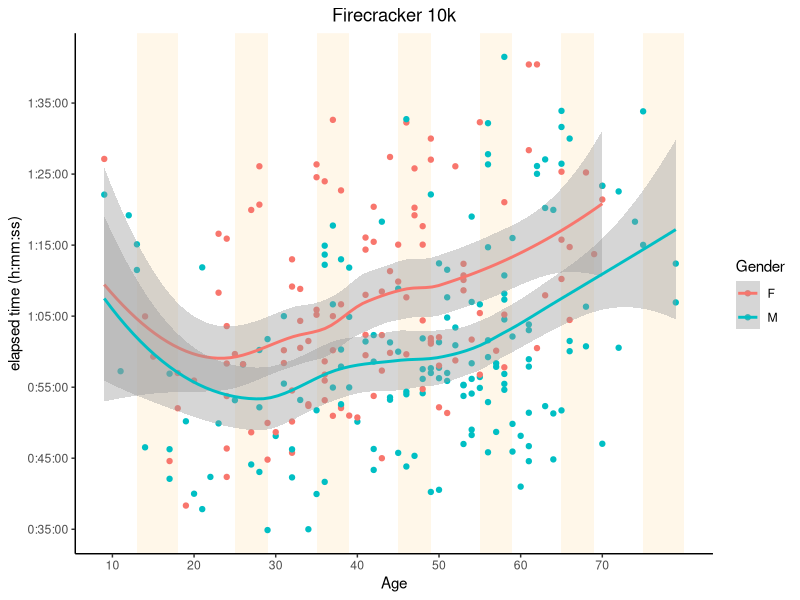
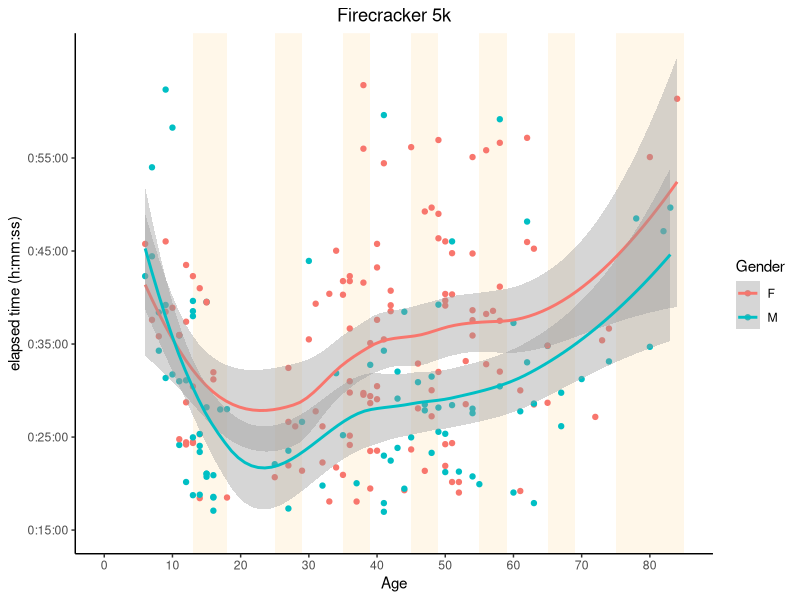
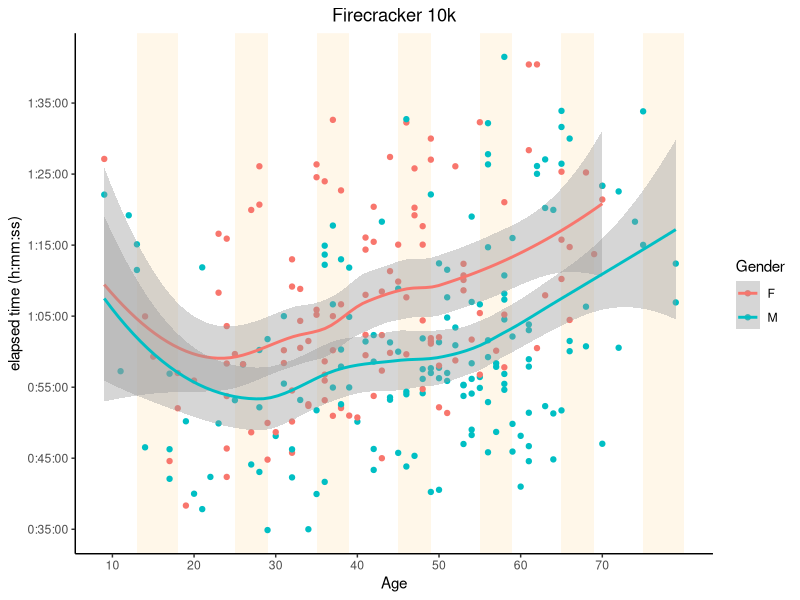
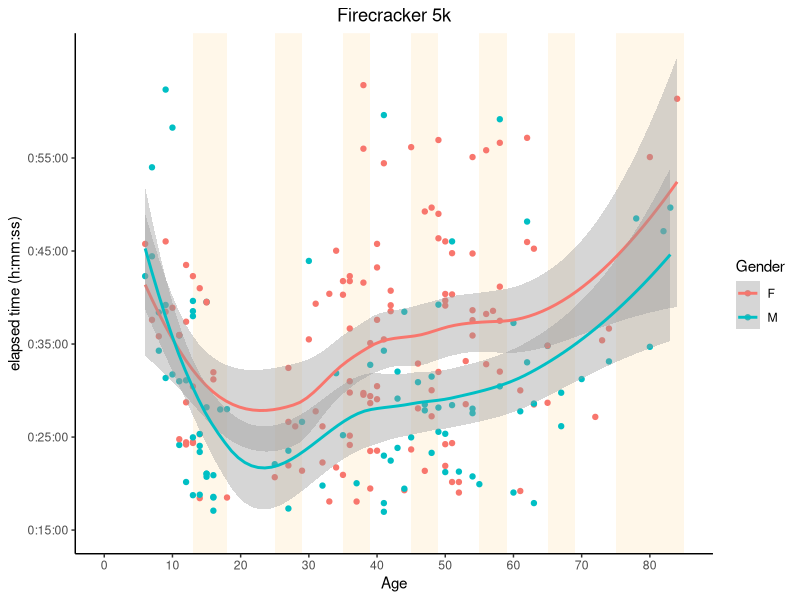

Here is the R script that generated these plots, in order:
library(ggplot2)

timestr <- function(elapsed) {
  seconds <- elapsed
  hours <- as.integer(seconds / 3600)
  seconds <- seconds - hours * 3600
  minutes <- as.integer(seconds / 60)
  seconds <- round(seconds - minutes * 60, digits=2)
  
  minute_prefix <- ifelse(minutes < 10, "0", "")
  minutes <- paste0(minute_prefix, minutes)
  second_prefix <- ifelse(seconds < 10, "0", "")
  seconds <- paste0(second_prefix, seconds)
  
  time <- paste(hours, minutes, seconds, sep=":")
  return(time)
}

data10k <- read.table("data/processed_10k.txt", sep="\t", quote="", stringsAsFactors=F)
names(data10k) <- c("Place", "Bib", "FirstName", "LastName", "Gender", "City", "State", "Country", "ClockTime", "ChipTime", "Pace", "Age", "AgePercent", "DivisionPlace", "Division")
# Manually data cleaning
# none needed!

hoursMinutesSeconds <- strsplit(data10k$ClockTime, ":")

data10k$Time <- sapply(hoursMinutesSeconds, function(hms) Reduce(function(acc, x) as.numeric(acc) * 60 + as.numeric(x), hms ))
time_ticks <- seq(5 * 60, max(data10k$Time), 10 * 60)
age_ticks <- seq(10, max(data10k$Age, na.rm=T), 10)

divisions = data.frame(xmin=c(13, 25, 35, 45, 55, 65, 75), xmax=c(18, 29, 39, 49, 59, 69, max(data10k$Age, na.rm=T) + 1), ymin=c(-Inf), ymax=c(Inf))
plot10k <-
  ggplot(data10k) +
  geom_rect(data=divisions, aes(xmin=xmin, xmax=xmax,ymin=ymin,ymax=ymax), fill="moccasin",linetype=0, alpha=0.3) +
  theme(
    panel.grid.major = element_blank(),
    panel.grid.minor = element_blank(),
    panel.background = element_blank(),
    axis.line = element_line(colour = "black")) +
  geom_point(aes(x=Age, y=Time, color=Gender)) +
  ggtitle("Firecracker 10k") +
  theme(plot.title = element_text(hjust = 0.5)) +
  expand_limits(x = 10, y = 35*60) +
  scale_y_continuous(breaks = time_ticks, labels = timestr(time_ticks), name = "elapsed time (h:mm:ss)") +
  scale_x_continuous(breaks = age_ticks) +
  geom_smooth(data=data10k, method="loess", aes(x=Age, y=Time, color=Gender), formula = y~x)

print(plot10k)
svg(filename="time_vs_age10k.svg")
print(plot10k)
dev.off()

data5k <- read.table("data/processed_5k.txt", sep="\t", quote="", stringsAsFactors=F)
names(data5k) <- c("Place", "Bib", "FirstName", "LastName", "Gender", "City", "State", "Country", "ClockTime", "ChipTime", "Pace", "Age", "AgePercent", "DivisionPlace", "Division")
# Manually data cleaning
# A handful of records are incomplete; drop them
data5k <- na.omit(data5k)
# Bib #247 has a time > 100 hours! Drop it.
data5k <- data5k[-which(data5k$Bib == 247),]

hoursMinutesSeconds <- strsplit(data5k$ClockTime, ":")
data5k$Time <- sapply(hoursMinutesSeconds, function(hms) Reduce(function(acc, x) as.numeric(acc) * 60 + as.numeric(x), hms ))
time_ticks <- seq(5 * 60, max(data5k$Time), 10 * 60)
age_ticks <- seq(0, max(data5k$Age, na.rm=T), 10)

divisions = data.frame(xmin=c(13, 25, 35, 45, 55, 65, 75), xmax=c(18, 29, 39, 49, 59, 69, max(data5k$Age, na.rm=T) + 1), ymin=c(-Inf), ymax=c(Inf))
plot5k <-
  ggplot(data5k) +
  geom_rect(data=divisions, aes(xmin=xmin, xmax=xmax,ymin=ymin,ymax=ymax), fill="moccasin",linetype=0, alpha=0.3) +
  theme(
    panel.grid.major = element_blank(),
    panel.grid.minor = element_blank(),
    panel.background = element_blank(),
    axis.line = element_line(colour = "black")) +
  geom_point(aes(x=Age, y=Time, color=Gender)) +
  ggtitle("Firecracker 5k") +
  theme(plot.title = element_text(hjust = 0.5)) +
  expand_limits(x = 0, y = 15*60) +
  scale_y_continuous(breaks = time_ticks, labels = timestr(time_ticks), name = "elapsed time (h:mm:ss)") +
  scale_x_continuous(breaks = age_ticks) +
  geom_smooth(data=data5k, method="loess", aes(x=Age, y=Time, color=Gender), formula = y~x)

print(plot5k)
svg(filename="time_vs_age5k.svg")
print(plot5k)
dev.off()
